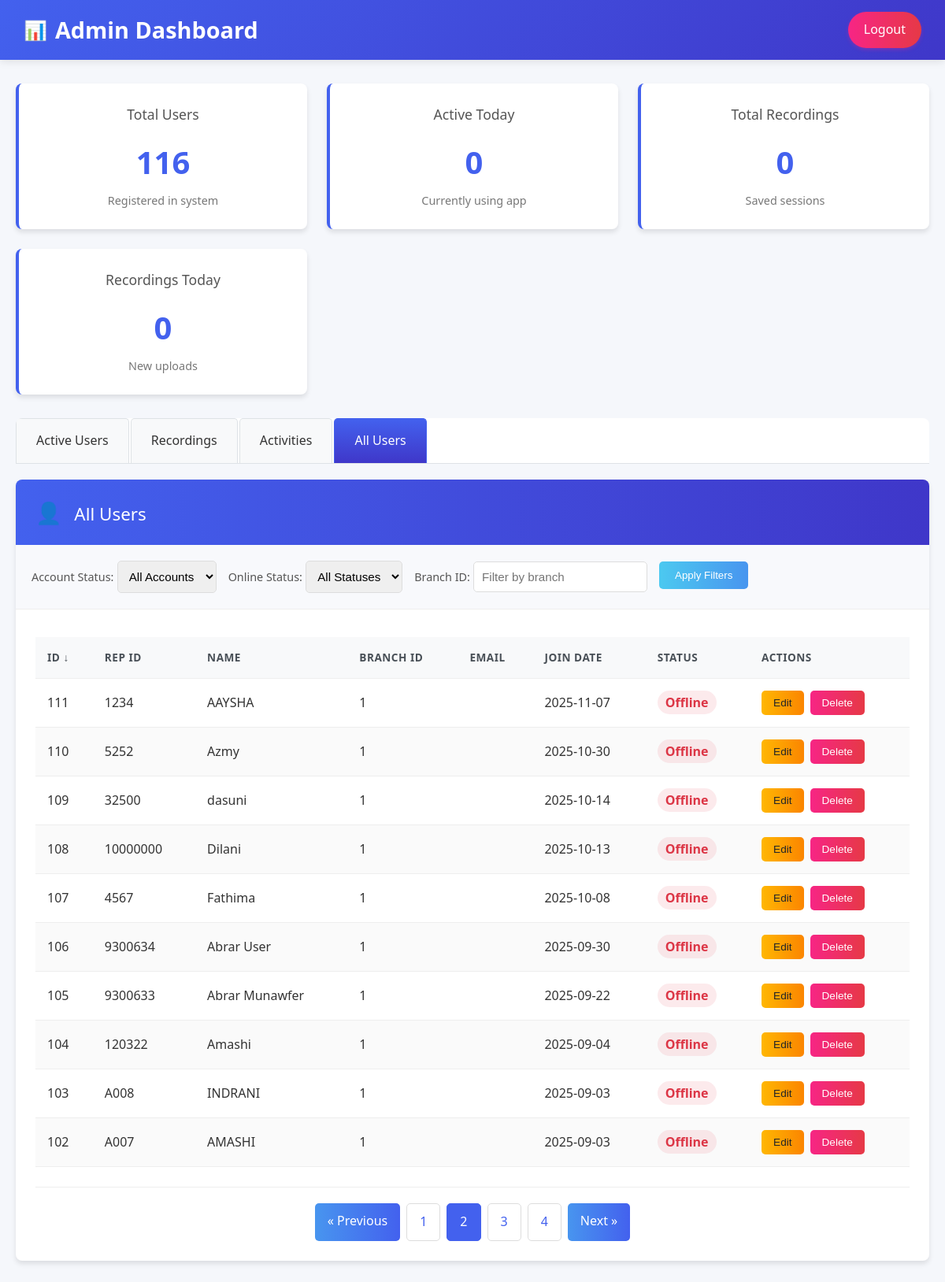
/admin/admin.php?action=dashboard&page=all_users&all_users_page=2&all_users_sort_col=s.ID&all_users_sort_dir=DESC (signed in), run on the app's committed database.
### tables this page shows
CREATE TABLE `salesrep` (
  `ID` int(11) NOT NULL,
  `br_id` int(11) NOT NULL DEFAULT 1,
  `RepID` varchar(100) DEFAULT NULL,
  `Name` varchar(500) DEFAULT NULL,
  `fullName` varchar(100) NOT NULL,
  `gender` varchar(6) NOT NULL,
  `mobile` varchar(11) NOT NULL,
  `emailAddress` varchar(100) NOT NULL,
  `address` text NOT NULL,
  `nic` varchar(100) NOT NULL,
  `employee_dob` date DEFAULT NULL,
  `wish_viewed_users` varchar(3000) NOT NULL,
  `imei` bigint(50) NOT NULL,
  `repMail` text NOT NULL,
  `join_date` date NOT NULL,
  `salary` double NOT NULL,
  `departmnt` int(11) NOT NULL,
  `Percentage` varchar(100) DEFAULT NULL,
  `Type` varchar(100) DEFAULT NULL,
  `loginCode` varchar(22) NOT NULL,
  `username` varchar(22) NOT NULL,
  `recordDate` date NOT NULL,
  `recordTime` time NOT NULL,
  `userID` int(11) NOT NULL,
  `Actives` varchar(20) NOT NULL DEFAULT 'YES',
  `rep_level` varchar(50) NOT NULL,
  `left_date` date NOT NULL,
  `sales_target` varchar(30) NOT NULL DEFAULT 'NO',
  `payroll_active` varchar(10) NOT NULL DEFAULT 'YES',
  `is_salesmen` int(11) NOT NULL,
  `assigned_reptbs` varchar(100) NOT NULL,
  `cloud` varchar(30) NOT NULL DEFAULT 'Up',
  `mysql_db` varchar(30) DEFAULT NULL,
  `backup` int(11) NOT NULL DEFAULT 0
);

### admin/admin.php (the view, shortened to what the rows shown need)
<?php
$action = $_GET['action'] ?? 'dashboard';
switch ($action) {
    case 'dashboard':
        showDashboard();
        break;
}
    ?>
    <?php
function showDashboard() {
    $host = 'localhost';
    $dbname = 'remote-xwork';
    $username = 'root';
    $password = '';
    try {
        $pdo = new PDO("mysql:host=$host;dbname=$dbname", $username, $password);
        $pdo->setAttribute(PDO::ATTR_ERRMODE, PDO::ERRMODE_EXCEPTION);
    } catch(PDOException $e) {
        die("Connection failed: " . $e->getMessage());
    }
    $all_users_sort_column = $_GET['all_users_sort_col'] ?? 's.ID';
    $all_users_sort_direction = $_GET['all_users_sort_dir'] ?? 'DESC';
    $account_status_filter = $_GET['account_status'] ?? '';
    $online_status_filter = $_GET['online_status'] ?? '';
    $all_users_branch_filter = $_GET['all_users_branch'] ?? '';
    $all_users_page = (isset($_GET['page']) && $_GET['page'] == 'all_users' && isset($_GET['all_users_page'])) ? max(1, (int)$_GET['all_users_page']) : 1;
    $all_users_limit = 10;
    $all_users_offset = ($all_users_page - 1) * $all_users_limit;
    $allowed_all_users_columns = ['s.ID', 's.RepID', 's.Name', 's.br_id', 's.emailAddress', 's.join_date', 's.Actives'];
    $all_users_sort_column = in_array($all_users_sort_column, $allowed_all_users_columns) ? $all_users_sort_column : 's.ID';
    $all_users_sort_direction = strtoupper($all_users_sort_direction) === 'ASC' ? 'ASC' : 'DESC';
    $all_users_where_conditions = [];
    $all_users_params = [];
    $all_users_where_clause = !empty($all_users_where_conditions) ? "WHERE " . implode(" AND ", $all_users_where_conditions) : "";
    $stmt = $pdo->prepare("
        SELECT s.*,
               CASE
                   WHEN EXISTS (
                       SELECT 1 FROM user_activity ua
                       WHERE ua.salesrepTb = s.ID
                       AND ua.activity_type = 'login'
                       AND ua.rDateTime > COALESCE((
                           SELECT MAX(ua2.rDateTime)
                           FROM user_activity ua2
                           WHERE ua2.salesrepTb = s.ID
                           AND ua2.activity_type IN ('logout', 'check-out')
                       ), '1900-01-01')
                       AND ua.rDateTime >= DATE_SUB(NOW(), INTERVAL 24 HOUR)
                   ) THEN 'online'
                   ELSE 'offline'
               END as current_status,
               (SELECT MAX(rDateTime) FROM user_activity WHERE salesrepTb = s.ID) as last_activity
        FROM salesrep s
        {$all_users_where_clause}
        ORDER BY {$all_users_sort_column} {$all_users_sort_direction}
        LIMIT {$all_users_limit} OFFSET {$all_users_offset}
    ");
    $stmt->execute($all_users_params);
    $all_users = $stmt->fetchAll(PDO::FETCH_ASSOC);
    ?>
    <!DOCTYPE html>
    <html lang="en">
    <head>
    </head>
    <body>
        <div class="header">
            <div class="logo">
                <h1>Admin Dashboard</h1>
            </div>
        </div>
        <div class="container">
            <div id="all-users" class="tab-content">
                <div class="section">
                    <div class="section-header">
                        <h2><span class="icon">👤</span> All Users</h2>
                    </div>
                    <div class="section-content">
                        <?php if (count($all_users) > 0): ?>
                            <table>
                                <thead>
                                    <tr>
                                        <th><a href="?action=dashboard&page=all_users&all_users_page=<?= $all_users_page ?>&all_users_sort_col=<?= $all_users_sort_column ?>&all_users_sort_dir=<?= $all_users_sort_direction ?><?php if (!empty($account_status_filter)): ?>&account_status=<?= $account_status_filter ?><?php endif; ?><?php if (!empty($online_status_filter)): ?>&online_status=<?= $online_status_filter ?><?php endif; ?><?php if (!empty($all_users_branch_filter)): ?>&all_users_branch=<?= $all_users_branch_filter ?><?php endif; ?>">ID <?= $all_users_sort_column === 's.ID' ? ($all_users_sort_direction === 'ASC' ? '↑' : '↓') : '' ?></a></th>
                                        <th><a href="?action=dashboard&page=all_users&all_users_page=<?= $all_users_page ?>&all_users_sort_col=<?= $all_users_sort_column ?>&all_users_sort_dir=<?= $all_users_sort_direction ?><?php if (!empty($account_status_filter)): ?>&account_status=<?= $account_status_filter ?><?php endif; ?><?php if (!empty($online_status_filter)): ?>&online_status=<?= $online_status_filter ?><?php endif; ?><?php if (!empty($all_users_branch_filter)): ?>&all_users_branch=<?= $all_users_branch_filter ?><?php endif; ?>">Rep ID <?= $all_users_sort_column === 's.RepID' ? ($all_users_sort_direction === 'ASC' ? '↑' : '↓') : '' ?></a></th>
                                        <th><a href="?action=dashboard&page=all_users&all_users_page=<?= $all_users_page ?>&all_users_sort_col=<?= $all_users_sort_column ?>&all_users_sort_dir=<?= $all_users_sort_direction ?><?php if (!empty($account_status_filter)): ?>&account_status=<?= $account_status_filter ?><?php endif; ?><?php if (!empty($online_status_filter)): ?>&online_status=<?= $online_status_filter ?><?php endif; ?><?php if (!empty($all_users_branch_filter)): ?>&all_users_branch=<?= $all_users_branch_filter ?><?php endif; ?>">Name <?= $all_users_sort_column === 's.Name' ? ($all_users_sort_direction === 'ASC' ? '↑' : '↓') : '' ?></a></th>
                                        <th><a href="?action=dashboard&page=all_users&all_users_page=<?= $all_users_page ?>&all_users_sort_col=<?= $all_users_sort_column ?>&all_users_sort_dir=<?= $all_users_sort_direction ?><?php if (!empty($account_status_filter)): ?>&account_status=<?= $account_status_filter ?><?php endif; ?><?php if (!empty($online_status_filter)): ?>&online_status=<?= $online_status_filter ?><?php endif; ?><?php if (!empty($all_users_branch_filter)): ?>&all_users_branch=<?= $all_users_branch_filter ?><?php endif; ?>">Branch ID <?= $all_users_sort_column === 's.br_id' ? ($all_users_sort_direction === 'ASC' ? '↑' : '↓') : '' ?></a></th>
                                        <th><a href="?action=dashboard&page=all_users&all_users_page=<?= $all_users_page ?>&all_users_sort_col=<?= $all_users_sort_column ?>&all_users_sort_dir=<?= $all_users_sort_direction ?><?php if (!empty($account_status_filter)): ?>&account_status=<?= $account_status_filter ?><?php endif; ?><?php if (!empty($online_status_filter)): ?>&online_status=<?= $online_status_filter ?><?php endif; ?><?php if (!empty($all_users_branch_filter)): ?>&all_users_branch=<?= $all_users_branch_filter ?><?php endif; ?>">Email <?= $all_users_sort_column === 's.emailAddress' ? ($all_users_sort_direction === 'ASC' ? '↑' : '↓') : '' ?></a></th>
                                        <th><a href="?action=dashboard&page=all_users&all_users_page=<?= $all_users_page ?>&all_users_sort_col=<?= $all_users_sort_column ?>&all_users_sort_dir=<?= $all_users_sort_direction ?><?php if (!empty($account_status_filter)): ?>&account_status=<?= $account_status_filter ?><?php endif; ?><?php if (!empty($online_status_filter)): ?>&online_status=<?= $online_status_filter ?><?php endif; ?><?php if (!empty($all_users_branch_filter)): ?>&all_users_branch=<?= $all_users_branch_filter ?><?php endif; ?>">Join Date <?= $all_users_sort_column === 's.join_date' ? ($all_users_sort_direction === 'ASC' ? '↑' : '↓') : '' ?></a></th>
                                        <th>Status</th>
                                        <th>Actions</th>
                                    </tr>
                                </thead>
                                <tbody>
                                    <?php foreach ($all_users as $user): ?>
                                        <tr>
                                            <td><?php echo htmlspecialchars($user['ID']); ?></td>
                                            <td><?php echo htmlspecialchars($user['RepID']); ?></td>
                                            <td><?php echo htmlspecialchars($user['Name']); ?></td>
                                            <td><?php echo htmlspecialchars($user['br_id']); ?></td>
                                            <td><?php echo htmlspecialchars($user['emailAddress']); ?></td>
                                            <td><?php echo htmlspecialchars($user['join_date']); ?></td>
                                            <td>
                                                <?php if ($user['Actives'] === 'YES'): ?>
                                                    <?php if ($user['current_status'] === 'online'): ?>
                                                        <span class="user-status-active">Online</span>
                                                    <?php else: ?>
                                                        <span class="user-status-inactive">Offline</span>
                                                    <?php endif; ?>
                                                <?php else: ?>
                                                    <span class="user-status-inactive">Inactive</span>
                                                <?php endif; ?>
                                            </td>
                                            <td class="recording-actions">
                                                <button class="edit-btn" disabled>Edit</button>
                                                <button class="delete-btn" disabled>Delete</button>
                                            </td>
                                        </tr>
                                    <?php endforeach; ?>
                                </tbody>
                            </table>
                        <?php else: ?>
                            <div class="no-data">No users found</div>
                        <?php endif; ?>
                    </div>
                </div>
            </div>
        </div>
    </body>
    </html>
    <?php
}
?>

### data on the page
salesrep: ID "111", RepID "1234", Name "AAYSHA", br "1", join_date "2025-11-07", Actives "Offline"
salesrep: ID "110", RepID "5252", Name "Azmy", br "1", join_date "2025-10-30", Actives "Offline"
salesrep: ID "109", RepID "32500", Name "dasuni", br "1", join_date "2025-10-14", Actives "Offline"
salesrep: ID "108", RepID "10000000", Name "Dilani", br "1", join_date "2025-10-13", Actives "Offline"
salesrep: ID "107", RepID "4567", Name "Fathima", br "1", join_date "2025-10-08", Actives "Offline"
salesrep: ID "106", RepID "9300634", Name "Abrar User", br "1", join_date "2025-09-30", Actives "Offline"
salesrep: ID "105", RepID "9300633", Name "Abrar Munawfer", br "1", join_date "2025-09-22", Actives "Offline"
salesrep: ID "104", RepID "120322", Name "Amashi", br "1", join_date "2025-09-04", Actives "Offline"
salesrep: ID "103", RepID "A008", Name "INDRANI", br "1", join_date "2025-09-03", Actives "Offline"
salesrep: ID "102", RepID "A007", Name "AMASHI", br "1", join_date "2025-09-03", Actives "Offline"

### other printed values
$total_users "116"
$active_today "0"
$total_recordings "0"
$recordings_today "0"
